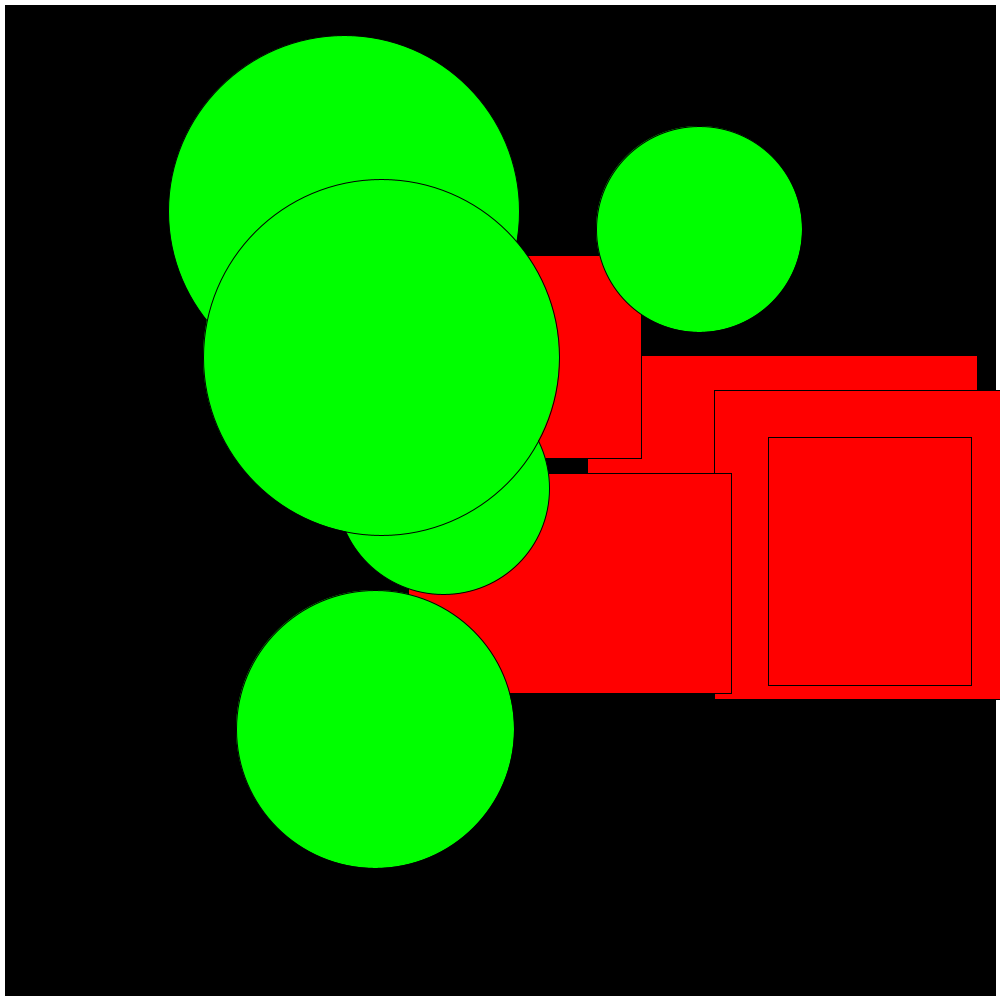
Frame 1 (no input)
Frame 60 (the mouse pressed at the canvas centre just before this capture): identical to frame 1, image omitted
Frame 120 (the mouse held since frame 60 and released just before this capture): identical to frame 1, image omitted

The Processing sketch that drew this single still picture (run headless with seeded random() and noise(); from frame 60 on, the mouse is pressed at the canvas centre):

// Processing sketch: Assignment_3
// ── Assignment_3.pde
Rectangles[] rects = new Rectangles[5];
Circles[] circs = new Circles[5];

int borderStroke = 5;
int count = 0;

void setup()
{
  size(1000,1000);
  for(int i = 0; i < rects.length; i++)
{
  rects[i] = new Rectangles((int)random(200,800), (int)random(200,800), (int)random(200,400), (int)random(200,400), 255, 0 ,0);
}
for(int i = 0; i < rects.length; i++)
{
  circs[i] = new Circles((int)random(200,800), (int)random(200,800), (int)random(200,400), 0, 255, 0);
}
  
}

void draw()
{

  background(255);
  int twoBS = borderStroke*2;
  fill(#000000);
  rect(borderStroke, borderStroke, width-twoBS, height-twoBS);

    for(int i = 0; i < rects.length; i++)
{
  rects[i].doSomething();  
}
for(int i = 0; i < rects.length; i++)
{
  circs[i].doSomething();
}
}

// ── Circles.pde
class Circles
{
  private int x;
  private int y;
  private int rad;
  
  private int r;
  private int g;
  private int b;
  private int dist = 5;
  
  
  //constructor
public Circles(int x, int y, int rad, int r, int g, int b)
  {
    this.x = x;
    this.y = y;
    this.rad = rad;
    this.r = r;
    this.g = g;
    this.b = b;
  }
  
void doSomething()
{
  fill(r,g,b);
  circle(x,y,rad);
}

}

// ── Rectangles.pde
class Rectangles
{
  private int x;
  private int y;
  private int w;
  private int h;
  
  private int r;
  private int g;
  private int b;
  private int dist = 5;
  
  
  //constructor
public Rectangles(int x, int y, int w, int h, int r, int g, int b)
  {
    this.x = x;
    this.y = y;
    this.w = w;
    this.h = h;
    this.r = r;
    this.g = g;
    this.b = b;
  }
  
void doSomething()
{
  fill(r,g,b);
  rect(x,y,w,h);
}

}
